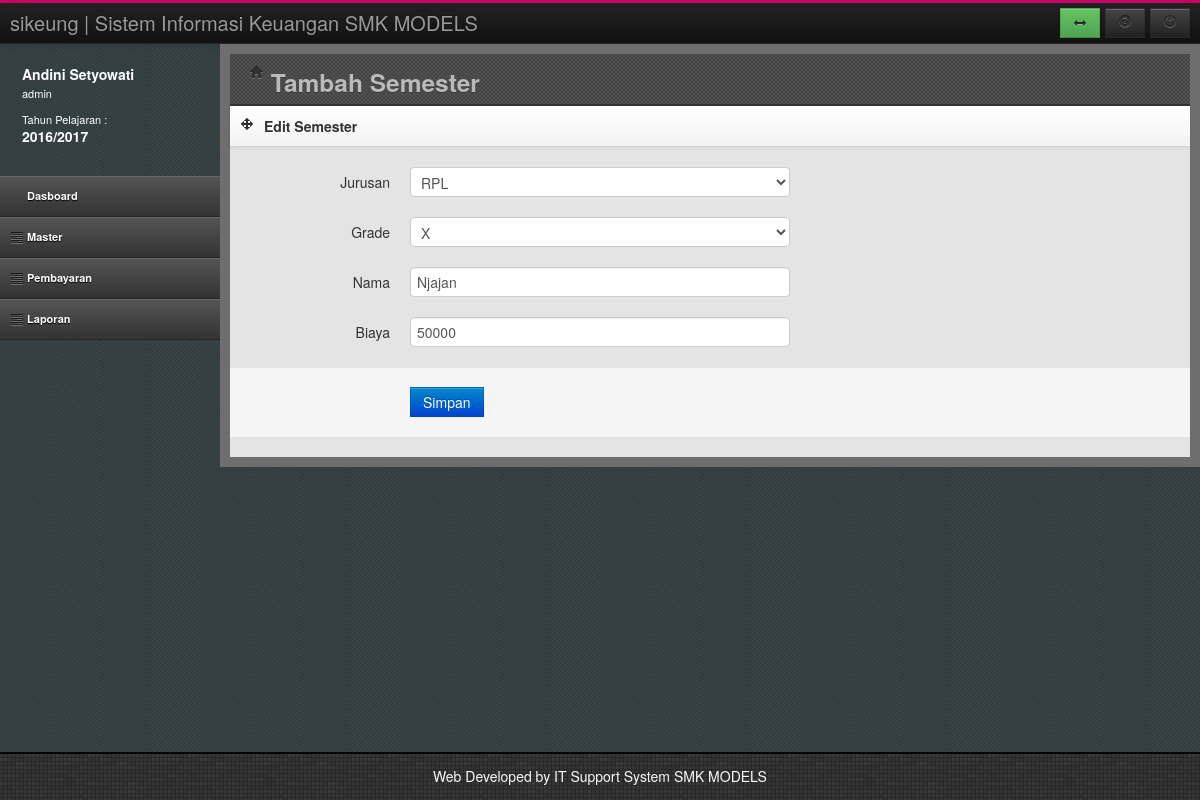
/index.php?page=addsemester&act=1&id=2 (signed in), run on the app's committed database.
### tables this page shows
CREATE TABLE `tahunjar` (
  `TahunAkademik` varchar(20) NOT NULL,
  `Status` varchar(20) DEFAULT NULL,
  PRIMARY KEY (`TahunAkademik`)
);

CREATE TABLE `semester` (
  `KodeSemester` int(11) NOT NULL AUTO_INCREMENT,
  `Kode_jur` int(11) DEFAULT NULL,
  `Grade` varchar(5) DEFAULT NULL,
  `Nama` varchar(10) DEFAULT NULL,
  `TahunAjaran` varchar(11) DEFAULT NULL,
  `Biaya` int(11) DEFAULT NULL,
  PRIMARY KEY (`KodeSemester`)
);

CREATE TABLE `jurusan` (
  `KODE_JUR` int(11) NOT NULL AUTO_INCREMENT,
  `NAMA_JUR` varchar(50) DEFAULT NULL,
  PRIMARY KEY (`KODE_JUR`)
);

### addsemester.php (the view, shortened to what this page needs)
<?php
$act = $_GET['act'];
?>
<header class="head">
	<div class="main-bar">
		<h3><i class="icon-home"></i> Tambah Semester</h3>
	</div>
</header>
<?php
if ($act==0)
{
?>
<div class="row-fluid">
	<div class="span12">
		<div class="box">
			<header>
				<div class="icons"><i class="icon-move"></i></div>
				<h5>Tambah Semester</h5>
			</header>
			<form class="form-horizontal" action="simpansemester.php?act=0&th=<?php echo $TahunAktif?>" method="post">
				<br>
                                <div class="control-group">
					<label class="control-label">Jurusan</label>
					<div class="controls">
						<select data-placeholder="Pilih Kelas" class="chzn-select span6" tabindex="2"
						name="Kode_jur">
							<option value=""></option>
							<?php
							include("koneksi.php");
							$sql ="select * from jurusan";
							$rw=mysql_query($sql,$conn);
							while($s=mysql_fetch_array($rw))
							{
							?>
							<option value="<?php echo $s[0];?>"><?php echo $s[1];?></option>
							<?php
							}
							?>
						</select>
					</div>
				</div>
				<div class="control-group">
					<label for="text1" class="control-label">Grade</label>
					<div class="controls with-tooltip">
                                            <select data-placeholder="Pilih Kelas" class="chzn-select span6" tabindex="2"
                                            name="Grade">
                                                    <option value="10">10</option>
                                                    <option value="11">11</option>
                                                    <option value="12">12</option>
                                            </select>
					</div>
				</div>
                                <div class="control-group">
					<label for="text1" class="control-label">Nama</label>
					<div class="controls with-tooltip">
						<input type="text" id="text1" class="span6 input-tooltip" name="Nama"
						data-original-title="Masukan Nama Kelas - Contoh: VII A" data-placement="bottom"/>
					</div>
				</div>
				<div class="control-group">
					<label for="text1" class="control-label">Biaya</label>
					<div class="controls with-tooltip">
						<input type="text" id="text1" class="span6 input-tooltip" name="Biaya"
						data-original-title="Masukan Jumlah Siswa - Contoh: 30" data-placement="bottom"/>
					</div>
				</div>
				<div class="form-actions no-margin-bottom">
					<input type="submit" value="Simpan" class="btn btn-primary">
				</div>
			</form>
		</div>
	</div>
</div>
<?php
}
else
{
	$id = $_GET['id'];
	$sql = "SELECT a.KodeSemester,b.NAMA_JUR,a.Grade,a.Nama,a.TahunAjaran,a.Biaya,a.Kode_jur
                                        FROM semester a, jurusan b
                                        WHERE a.Kode_jur = b.KODE_JUR and a.KodeSemester=$id";
	$rw=mysql_query($sql);
	$rs=mysql_fetch_array($rw)
?>
<div class="row-fluid">
	<div class="span12">
		<div class="box">
			<header>
				<div class="icons"><i class="icon-move"></i></div>
				<h5>Edit Semester</h5>
			</header>
			<form class="form-horizontal" action="simpansemester.php?act=1&kelas=<?php echo $id; ?>&th=<?php echo $TahunAktif ?>" method="post">
				<br>
				<div class="control-group">
					<label class="control-label">Jurusan</label>
					<div class="controls">
						<select data-placeholder="Pilih Kelas" class="chzn-select span6" tabindex="2"
						name="Kode_jur">
							<option value="<?php echo $rs[6];?>"><?php echo $rs[1];?></option>
						</select>
					</div>
				</div>
				<div class="control-group">
					<label for="text1" class="control-label">Grade</label>
					<div class="controls with-tooltip">
                                            <select data-placeholder="Pilih Kelas" class="chzn-select span6" tabindex="2"
                                            name="Grade">
                                                    <option value="<?php echo $rs[2];?>"><?php echo $rs[2];?></option>
                                            </select>
					</div>
				</div>
                                <div class="control-group">
					<label for="text1" class="control-label">Nama</label>
					<div class="controls with-tooltip">
						<input type="text" id="text1" class="span6 input-tooltip" name="Nama"
						data-original-title="Masukan Nama Kelas - Contoh: VII A" data-placement="bottom"
                                                value="<?php echo $rs[3];?>"/>
					</div>
				</div>
				<div class="control-group">
					<label for="text1" class="control-label">Biaya</label>
					<div class="controls with-tooltip">
						<input type="text" id="text1" class="span6 input-tooltip" name="Biaya"
						data-original-title="Masukan Jumlah Siswa - Contoh: 30" data-placement="bottom"
                                                value="<?php echo $rs[5];?>"/>
					</div>
				</div>
				<div class="form-actions no-margin-bottom">
						<input type="submit" value="Simpan" class="btn btn-primary">
					</div>
			</form>
		</div>
	</div>
</div>
<?php
}
?>

### usersesion.php
<div class="media user-media hidden-phone">
	<div class="media-body hidden-tablet">
		<h5 class="media-heading"><?php echo $LogNamaUser;?></h5>
		<ul class="unstyled user-info">
			<li><?php echo $LogHak;?><br/><br/></li>
			<li>Tahun Pelajaran : <br/>
				<h5 class="media-heading"><?php echo $TahunAktif ;?></h5>
			</li>
		</ul>
	</div>
</div>

### assets/css/style.css (style rules this page uses)
html, body { height: 100%; }
.head { height: 40px; padding-bottom: 10px; *zoom: 1; }
.head:before, .head:after { display: table; content: ""; line-height: 0; }
.head:after { clear: both; }
.head .main-bar { margin-left: 20px; position: relative; }
#left .user-media { color: #fff; padding: 20px 0 20px 10px; }
#left .user-media .media-body { float: left; margin-left: 12px; }
#left .user-media .media-body h5 { margin-bottom: 3px; }
#left .user-media .media-body .user-info li { line-height: 13px; font-size: 11px; }
.head { background-color: #444444; background-image: url("../img/bg.png"); background-repeat: repeat; border-bottom: 2px solid #333333; }
.head .main-bar h3 { color: #BABABA; line-height: 29px; text-shadow: 0 1px 0 rgba(51, 47, 47, 0.6); }
.box { margin-bottom: 10px; position: relative; width: 100%; }
.box header { background-color: #fafafa; background-image: -moz-linear-gradient(top, #ffffff, #f2f2f2); background-image: -webkit-gradient(linear, 0 0, 0 100%, from(#ffffff), to(#f2f2f2)); background-image: -webkit-linear-gradient(top, #ffffff, #f2f2f2); background-image: -o-linear-gradient(top, #ffffff, #f2f2f2); background-image: linear-gradient(to bottom, #ffffff, #f2f2f2); background-repeat: repeat-x; filter: progid:DXImageTransform.Microsoft.gradient(startColorstr='#ffffffff', endColorstr='#fff2f2f2', GradientType=0); border-bottom: 1px solid #d4d4d4; -webkit-box-shadow: 0 1px 4px rgba(0, 0, 0, 0.065); -moz-box-shadow: 0 1px 4px rgba(0, 0, 0, 0.065); box-shadow: 0 1px 4px rgba(0, 0, 0, 0.065); *zoom: 1; }
.box header:before, .box header:after { display: table; content: ""; line-height: 0; }
.box header:after { clear: both; }
.box header .icons, .box header h5 { float: left; margin: 0; }
.box header .icons { float: left; display: block; padding: 10px 5px 10px 10px; }
.box header h5 { margin: 10px 0 10px 5px; }
.btn { -webkit-border-radius: 0; -moz-border-radius: 0; border-radius: 0; }

### data on the page
tahunjar: TahunAkademik "2016/2017"
semester: Kode_jur "RPL", Grade "X", Nama "Njajan", Biaya "50000"

### other printed values
$LogNamaUser "Andini Setyowati"
$LogHak "admin"
